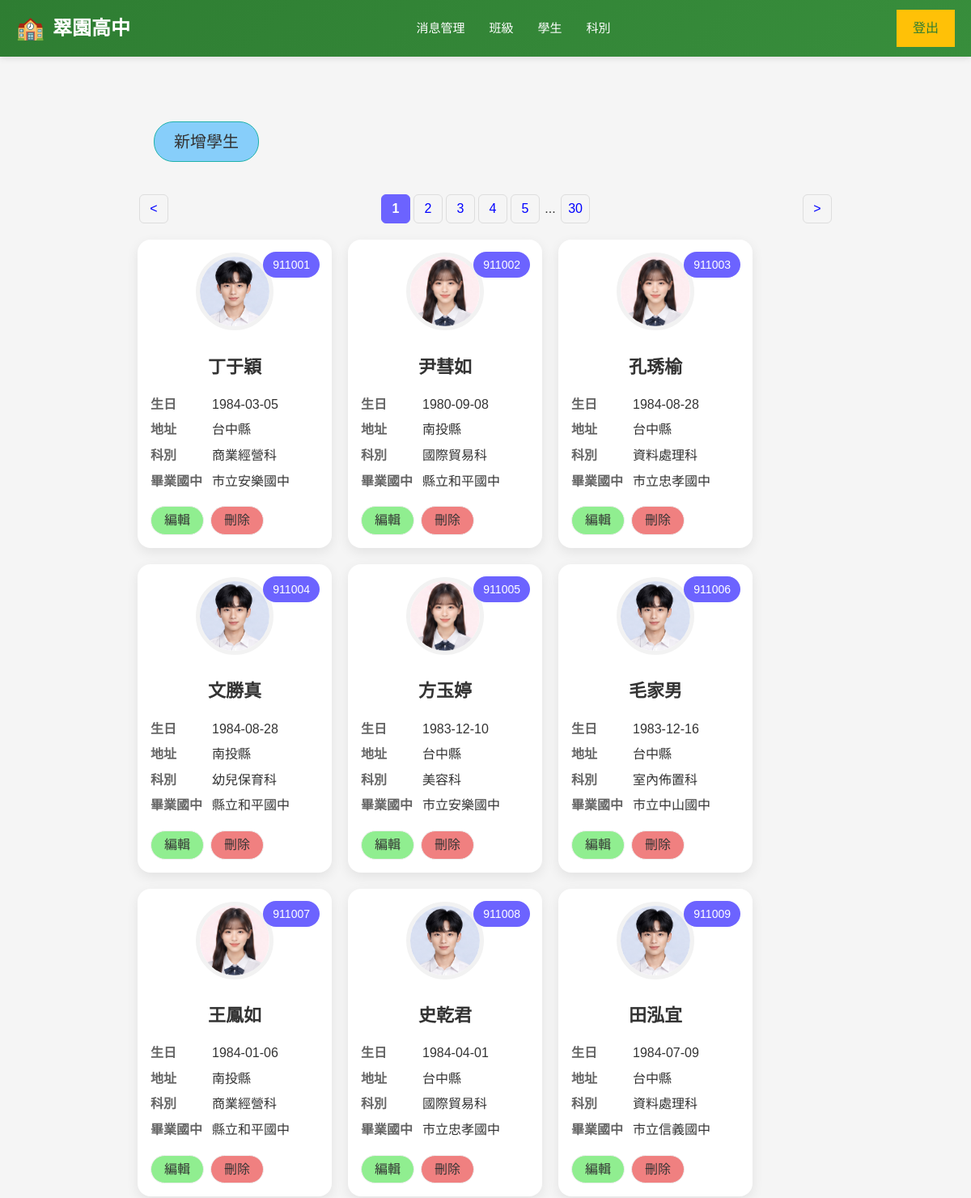
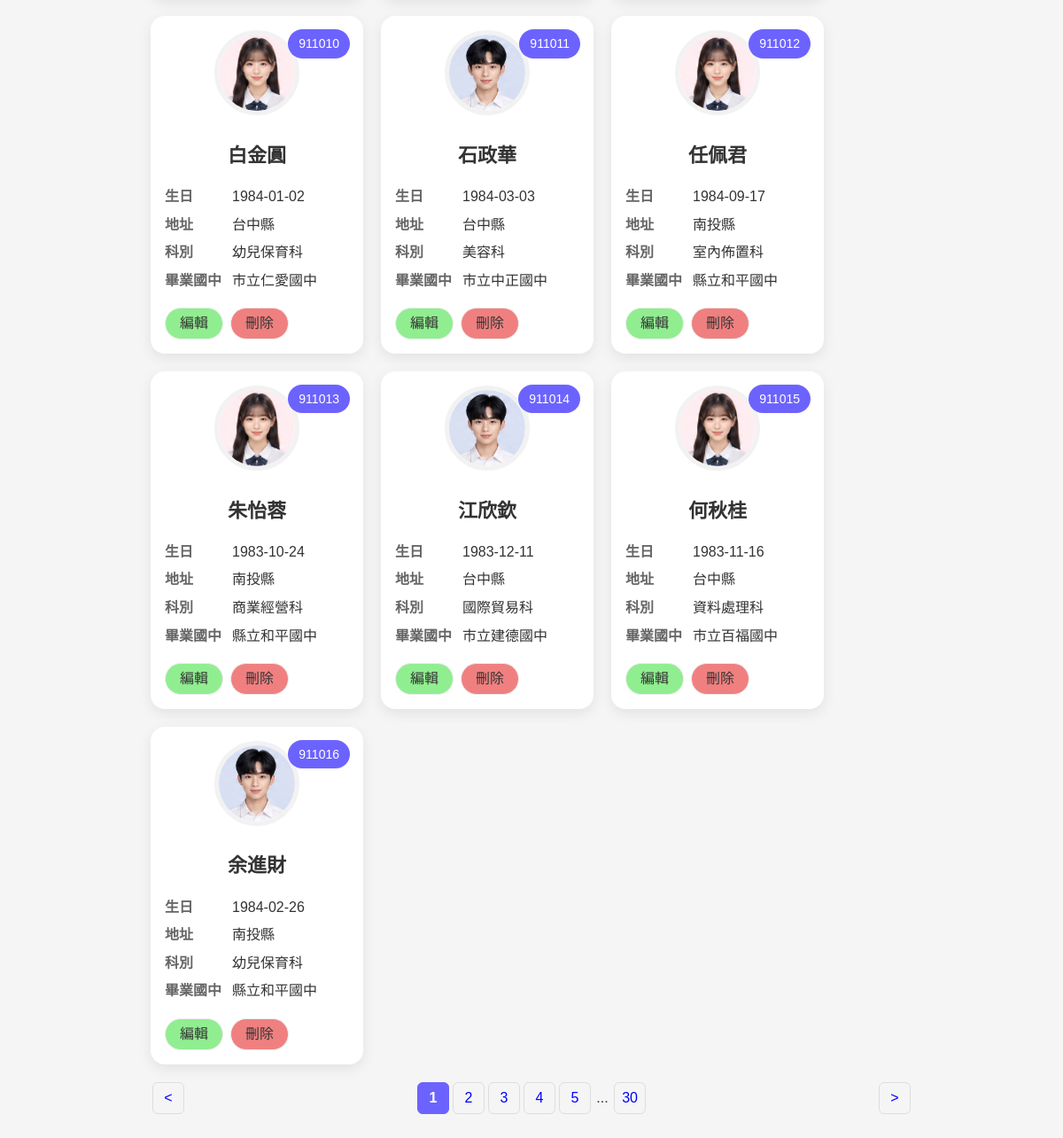
Screenshot of /school/admin.php?inc=students with the database file from the repository (2 pictures, top to bottom).
### tables this page shows
CREATE TABLE `students` (
  `id` int(10) UNSIGNED NOT NULL,
  `school_num` int(6) DEFAULT NULL COMMENT '學號',
  `name` varchar(8) DEFAULT NULL COMMENT '姓名',
  `birthday` date DEFAULT NULL COMMENT '出生年月日',
  `uni_id` varchar(10) DEFAULT NULL COMMENT '身分證號碼',
  `addr` varchar(32) DEFAULT NULL COMMENT '住址',
  `parents` varchar(8) DEFAULT NULL COMMENT '家長',
  `tel` varchar(16) DEFAULT NULL COMMENT '電話',
  `dept` varchar(8) DEFAULT NULL COMMENT '科別',
  `graduate_at` varchar(16) DEFAULT NULL COMMENT '畢業國中',
  `status_code` varchar(4) DEFAULT NULL
);

CREATE TABLE `dept` (
  `id` int(10) UNSIGNED NOT NULL,
  `code` varchar(3) NOT NULL,
  `name` varchar(32) NOT NULL
);

CREATE TABLE `graduate_school` (
  `id` int(10) UNSIGNED NOT NULL,
  `county` varchar(8) NOT NULL,
  `name` varchar(64) NOT NULL
);

### school/include/students.php (the view, shortened to what this page needs)
<a href="?inc=add_student" class='add-btn'>新增學生</a>
<?php
$total_students=$pdo->query("select count(*) from `students`")->fetchColumn();
$div=16;
$pages=ceil($total_students/$div);
$now_page=$_GET['page']??1;
$start=($now_page-1)*$div;
$sql="select
             `students`.`school_num`,
             `students`.`name`,
             `dept`.`name` as 'dept_name',
             `addr`,
             `uni_id`,
             `graduate_school`.`name` as 'graduate_school',
             `birthday`
        from `class_student`,
             `students`,
             `dept`,
             `graduate_school`
       where `class_student`.`school_num`=`students`.`school_num` AND
             `dept`.`id`=`students`.`dept` AND
             `graduate_school`.`id`=`students`.`graduate_at`
        limit $start,$div";
$students=$pdo->query($sql)->fetchAll();
?>
<div class='page-nav'>
<?php
    if($now_page-1 >0){
        $perv=$now_page-1;
        echo "<a href='?inc=students&page=$perv'> < </a>";
    }else{
        echo "<a href='javascript:return false;'> < </a>";
    }
    echo "<div>";
    $start_page=$now_page-2;
    $end_page=$now_page+2;
    if($start_page <=1){
        $start_page=1;
        $end_page=min(5,$pages);
    }
    for($i=$start_page;$i<=$end_page;$i++){
        $now_class=($now_page==$i)?"now-page":"";
       echo "<a href='?inc=students&page=$i' class='$now_class'> $i </a>";
    }
    if($now_page < $pages-2){
        echo "<span> ... </span>";
        echo "<a href='?inc=students&page=$pages'> $pages </a>";
    }
    echo "</div>";
    if($now_page+1 <=$pages){
        $next=$now_page+1;
        echo "<a href='?inc=students&page=$next'> > </a>";
    }else{
        echo "<a href='javascript:return false;'> > </a>";
    }
    ?>
</div>
<?php
echo "<div class='student-list'>";
foreach($students as $student):?>
    <div class="student-card">
        <div class="student-id">
            <?= $student['school_num']; ?>
        </div>
        <div class="student-photo">
            <?php if(isset($student['header'])):;?>
            <img src="img/<?= $student['header']; ?>">
            <?php else :;?>
            <img src="img/<?= (mb_substr($student['uni_id'],1,1)==1)?'header_default_boy.jpg':'header_default_girl.jpg'; ?>">
            <?php endif;?>
        </div>
        <div class="student-name">
            <?= $student['name'] ?>
        </div>
        <div class="student-info">
            <div class="info-row">
                <span class="label">生日</span>
                <span class="value"><?= $student['birthday']; ?></span>
            </div>
            <div class="info-row">
                <span class="label">地址</span>
                <span class="value"><?= mb_substr($student['addr'],0,3); ?></span>
            </div>
            <div class="info-row">
                <span class="label">科別</span>
                <span class="value"><?= $student['dept_name']; ?></span>
            </div>
            <div class="info-row">
                <span class="label">畢業國中</span>
                <span class="value"><?= $student['graduate_school']; ?></span>
            </div>
            <div class="btn-row">
                <a class="edit-btn" href="?inc=edit_student&num=<?= $student['school_num']; ?>">編輯</a>
                <a class="del-btn" href="?inc=delete_student&num=<?= $student['school_num']; ?>">刪除</a>
            </div>
        </div>
    </div>
    <?php endforeach;?>
</div>
<div class='page-nav'>
<?php
    if($now_page-1 >0){
        $perv=$now_page-1;
        echo "<a href='?inc=students&page=$perv'> < </a>";
    }else{
        echo "<a href='javascript:return false;'> < </a>";
    }
    echo "<div>";
    $start_page=$now_page-2;
    $end_page=$now_page+2;
    if($start_page <=1){
        $start_page=1;
        $end_page=min(5,$pages);
    }
    for($i=$start_page;$i<=$end_page;$i++){
        $now_class=($now_page==$i)?"now-page":"";
       echo "<a href='?inc=students&page=$i' class='$now_class'> $i </a>";
    }
    if($now_page < $pages-2){
        echo "<span> ... </span>";
        echo "<a href='?inc=students&page=$pages'> $pages </a>";
    }
    echo "</div>";
    if($now_page+1 <=$pages){
        $next=$now_page+1;
        echo "<a href='?inc=students&page=$next'> > </a>";
    }else{
        echo "<a href='javascript:return false;'> > </a>";
    }
    ?>
</div>

### school/admin.php (shortened to what this page needs)
<!DOCTYPE html>
<html lang="en">
<head>
    <link rel="stylesheet" href="css/global.css">
    <link rel="stylesheet" href="css/navbar.css">
    <link rel="stylesheet" href="css/admin-layout.css">
    <link rel="stylesheet" href="css/main-layout.css">
    <link rel="stylesheet" href="css/card.css">
    <link rel="stylesheet" href="css/table.css">
    <link rel="stylesheet" href="css/form.css">
    <link rel="stylesheet" href="css/modal.css">
</head>
<body>
    <nav class="navbar">
        <div class="nav-container">
            <a href="index.php" class="nav-logo">
                <span>🏫</span>
                翠園高中
            </a>
            <ul class="nav-links">
                <li><a href="?inc=news">消息管理</a></li>
                <li><a href="?inc=classrooms">班級</a></li>
                <li><a href="?inc=students">學生</a></li>
                <li><a href="?inc=subjects">科別</a></li>
            </ul>
            <div class="nav-buttons">
                <a href="logout.php" class="btn-login">登出</a>
            </div>
        </div>
    </nav>
    <main class='main-content'>
    <?php
    $inc=(isset($_GET['inc']))?$_GET['inc']:'classrooms';
    $file="./include/".$inc.".php";
    if(file_exists($file)){
        include $file;
    }else{
        include "./include/classrooms.php";
    }
    ?>
    </main>
</body>
</html>

### school/css/global.css (style rules this page uses)
* { margin: 0; padding: 0; box-sizing: border-box; }
:root { --primary-color: #2e7d32; --primary-light: #388e3c; --accent-color: #ff9800; --accent-dark: #f57c00; --secondary-color: #ffc107; --text-primary: #333; --text-secondary: #666; --text-light: #999; --bg-light: #f5f5f5; --bg-lightest: #f9fbe7; --border-color: #e0e0e0; --shadow-sm: 0 2px 4px rgba(0, 0, 0, 0.1); --shadow-md: 0 4px 12px rgba(0, 0, 0, 0.08); --shadow-lg: 0 8px 20px rgba(0, 0, 0, 0.15); --transition: all 0.3s ease; }
html, body { font-family: 'Arial', 'Microsoft YaHei', sans-serif; line-height: 1.6; color: var(--text-primary); }
body { background-color: var(--bg-light); }
.btn-login { padding: 10px 20px; background-color: var(--secondary-color); color: var(--primary-color); }
a { color: var(--primary-color); text-decoration: none; transition: var(--transition); }

### school/css/navbar.css (style rules this page uses)
.navbar { background: linear-gradient(135deg, #2e7d32 0%, #388e3c 100%); padding: 0; box-shadow: 0 2px 8px rgba(0, 0, 0, 0.1); position: sticky; top: 0; z-index: 1000; }
.nav-container { max-width: 1200px; margin: 0 auto; display: flex; justify-content: space-between; align-items: center; padding: 0 20px; height: 70px; }
.nav-logo { display: flex; align-items: center; gap: 10px; color: white; font-size: 24px; font-weight: bold; text-decoration: none; transition: all 0.3s ease; }
.nav-logo span { font-size: 28px; }
.nav-links { display: flex; gap: 30px; align-items: center; list-style: none; }
.nav-links a { color: white; text-decoration: none; font-size: 15px; transition: color 0.3s ease; position: relative; }
.nav-buttons { display: flex; gap: 12px; }

### school/css/admin-layout.css (style rules this page uses)
.main-content { width: 75%; max-width: 1200px; margin: 30px auto; padding: 0 20px; }

### school/css/main-layout.css (style rules this page uses)
.main-content { max-width: 1200px; margin: 60px auto; padding: 0 20px; }

### school/css/card.css (style rules this page uses)
.student-list { display: flex; flex-wrap: wrap; gap: 20px; margin: 16px 0; }
.student-card { width: 240px; background: #ffffff; border-radius: 16px; padding: 16px; box-shadow: 0 5px 15px rgba(0, 0, 0, 0.08); position: relative; transition: 0.3s; }
.student-id { position: absolute; top: 15px; right: 15px; background: #6c63ff; color: white; padding: 5px 12px; border-radius: 30px; font-size: 14px; }
.student-photo { text-align: center; margin-bottom: 15px; }
.student-photo img { width: 96px; height: 96px; border-radius: 50%; object-fit: cover; border: 5px solid #f2f2f2; }
.student-name { text-align: center; font-size: 22px; font-weight: bold; margin-bottom: 16px; margin-top: 20px; }
.student-info { display: flex; flex-direction: column; gap: 6px; }
.info-row { display: flex; }
.label { width: 76px; color: #666; font-weight: bold; }
.value { flex: 1; color: #333; }
.btn-row { display: flex; gap: 8px; margin-top: 12px; }
a.edit-btn { padding: 4px 16px; border: 1px solid #eee; border-radius: 20px; background: lightgreen; text-decoration: none; cursor: pointer; transition: all 0.3s ease; display: inline-block; color: #333; }
a.del-btn { padding: 4px 16px; border: 1px solid #eee; border-radius: 20px; background: lightcoral; text-decoration: none; cursor: pointer; transition: all 0.3s ease; display: inline-block; color: #333; }
.add-btn { display: inline-block; padding: 8px 24px; background: lightskyblue; margin: 20px; border: 1px solid lightseagreen; border-radius: 24px; font-size: 20px; text-decoration: none; cursor: pointer; transition: all 0.3s ease; color: #333; }
.page-nav { display: flex; justify-content: space-between; width: 100%; flex-wrap: wrap; gap: 10px; margin: 20px 0; }
.page-nav a { text-decoration: none; display: inline-block; margin: 0px 2px; padding: 4px; border: 1px solid #ddd; border-radius: 6px; width: 36px; height: 36px; text-align: center; color: blue; transition: all 0.3s ease; }
.page-nav .now-page { background: #6c63ff; color: white; border-color: #6c63ff; font-weight: 600; }

### rows the page displays
students: school_num "911001", name "丁于穎", birthday "1984-03-05", addr "台中縣", dept.name "商業經營科", graduate_school.name "市立安樂國中"
students: school_num "911002", name "尹彗如", birthday "1980-09-08", addr "南投縣", dept.name "國際貿易科", graduate_school.name "縣立和平國中"
students: school_num "911003", name "孔琇榆", birthday "1984-08-28", addr "台中縣", dept.name "資料處理科", graduate_school.name "市立忠孝國中"
students: school_num "911004", name "文勝真", birthday "1984-08-28", addr "南投縣", dept.name "幼兒保育科", graduate_school.name "縣立和平國中"
students: school_num "911005", name "方玉婷", birthday "1983-12-10", addr "台中縣", dept.name "美容科", graduate_school.name "市立安樂國中"
students: school_num "911006", name "毛家男", birthday "1983-12-16", addr "台中縣", dept.name "室內佈置科", graduate_school.name "市立中山國中"
students: school_num "911007", name "王鳳如", birthday "1984-01-06", addr "南投縣", dept.name "商業經營科", graduate_school.name "縣立和平國中"
students: school_num "911008", name "史乾君", birthday "1984-04-01", addr "台中縣", dept.name "國際貿易科", graduate_school.name "市立忠孝國中"
students: school_num "911009", name "田泓宜", birthday "1984-07-09", addr "台中縣", dept.name "資料處理科", graduate_school.name "市立信義國中"
students: school_num "911010", name "白金圓", birthday "1984-01-02", addr "台中縣", dept.name "幼兒保育科", graduate_school.name "市立仁愛國中"
students: school_num "911011", name "石政華", birthday "1984-03-03", addr "台中縣", dept.name "美容科", graduate_school.name "市立中正國中"
students: school_num "911012", name "任佩君", birthday "1984-09-17", addr "南投縣", dept.name "室內佈置科", graduate_school.name "縣立和平國中"
students: school_num "911013", name "朱怡蓉", birthday "1983-10-24", addr "南投縣", dept.name "商業經營科", graduate_school.name "縣立和平國中"
students: school_num "911014", name "江欣欽", birthday "1983-12-11", addr "台中縣", dept.name "國際貿易科", graduate_school.name "市立建德國中"
students: school_num "911015", name "何秋桂", birthday "1983-11-16", addr "台中縣", dept.name "資料處理科", graduate_school.name "市立百福國中"
students: school_num "911016", name "余進財", birthday "1984-02-26", addr "南投縣", dept.name "幼兒保育科", graduate_school.name "縣立和平國中"

### other values shown
$pages "30"
